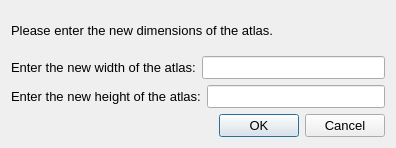
<?xml version="1.0" encoding="UTF-8"?>
<ui version="4.0">
 <class>ResizeAtlasDialog</class>
 <widget class="QDialog" name="ResizeAtlasDialog">
  <property name="geometry">
   <rect>
    <x>0</x>
    <y>0</y>
    <width>396</width>
    <height>148</height>
   </rect>
  </property>
  <property name="font">
   <font>
    <pointsize>10</pointsize>
   </font>
  </property>
  <property name="windowTitle">
   <string>Dialog</string>
  </property>
  <layout class="QVBoxLayout" name="verticalLayout">
   <item>
    <widget class="QLabel" name="newDimensionsLabel">
     <property name="text">
      <string>Please enter the new dimensions of the atlas.</string>
     </property>
    </widget>
   </item>
   <item>
    <layout class="QHBoxLayout" name="horizontalLayout">
     <item>
      <widget class="QLabel" name="newWidthLabel">
       <property name="font">
        <font>
         <pointsize>10</pointsize>
        </font>
       </property>
       <property name="text">
        <string>Enter the new width of the atlas:</string>
       </property>
      </widget>
     </item>
     <item>
      <widget class="QLineEdit" name="newWidthLineEdit"/>
     </item>
    </layout>
   </item>
   <item>
    <layout class="QHBoxLayout" name="horizontalLayout_2">
     <item>
      <widget class="QLabel" name="newHeightLabel">
       <property name="font">
        <font>
         <pointsize>10</pointsize>
        </font>
       </property>
       <property name="text">
        <string>Enter the new height of the atlas:</string>
       </property>
      </widget>
     </item>
     <item>
      <widget class="QLineEdit" name="newHeightLineEdit"/>
     </item>
    </layout>
   </item>
   <item>
    <widget class="QDialogButtonBox" name="buttonBox">
     <property name="orientation">
      <enum>Qt::Horizontal</enum>
     </property>
     <property name="standardButtons">
      <set>QDialogButtonBox::Cancel|QDialogButtonBox::Ok</set>
     </property>
    </widget>
   </item>
  </layout>
 </widget>
 <resources/>
 <connections>
  <connection>
   <sender>buttonBox</sender>
   <signal>accepted()</signal>
   <receiver>ResizeAtlasDialog</receiver>
   <slot>accept()</slot>
   <hints>
    <hint type="sourcelabel">
     <x>248</x>
     <y>254</y>
    </hint>
    <hint type="destinationlabel">
     <x>157</x>
     <y>274</y>
    </hint>
   </hints>
  </connection>
  <connection>
   <sender>buttonBox</sender>
   <signal>rejected()</signal>
   <receiver>ResizeAtlasDialog</receiver>
   <slot>reject()</slot>
   <hints>
    <hint type="sourcelabel">
     <x>316</x>
     <y>260</y>
    </hint>
    <hint type="destinationlabel">
     <x>286</x>
     <y>274</y>
    </hint>
   </hints>
  </connection>
 </connections>
</ui>
